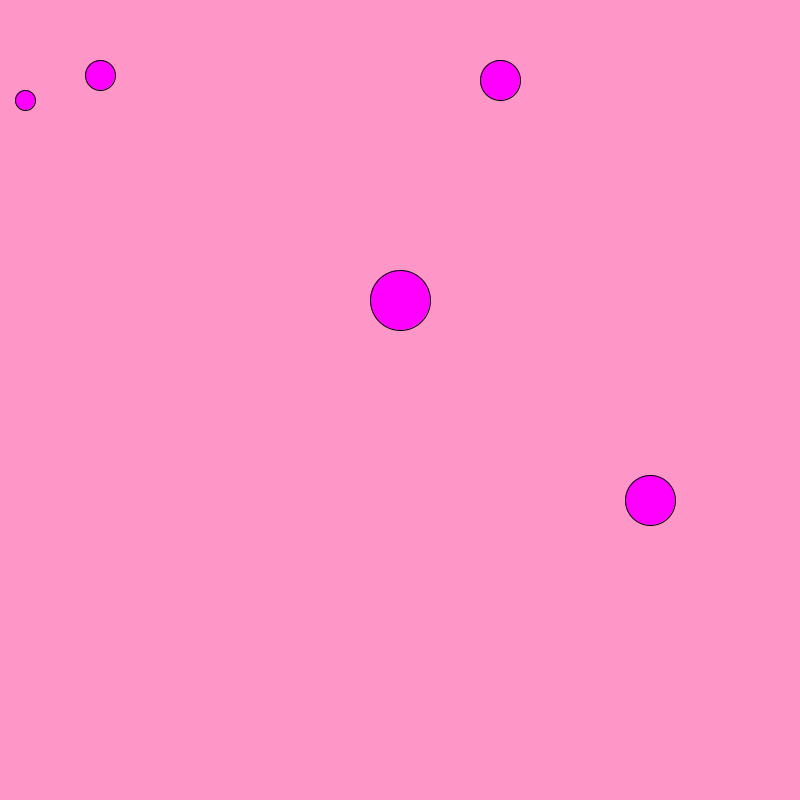
Frame 1 (no input)
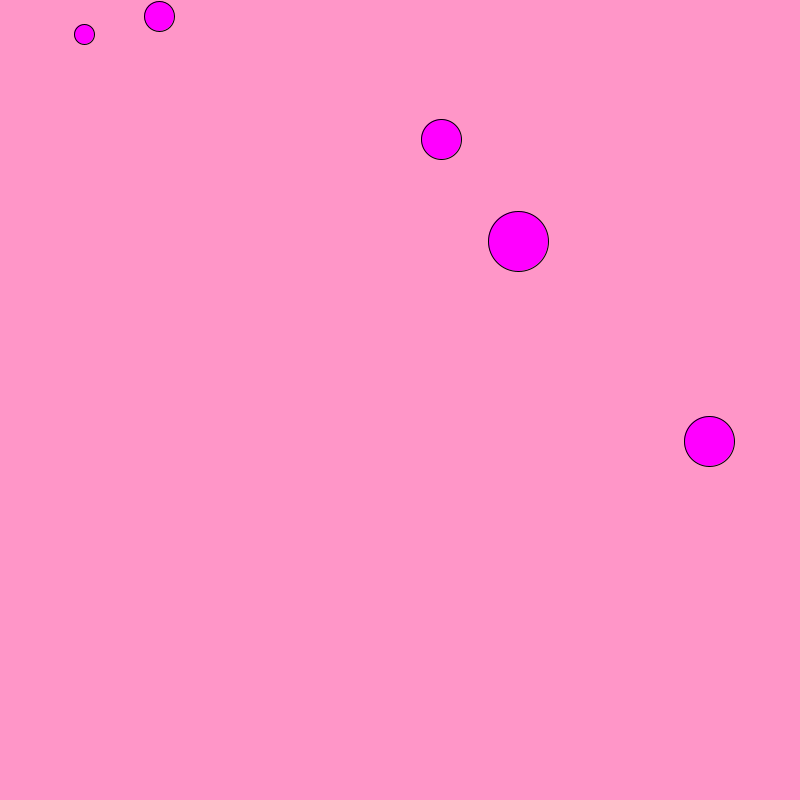
Frame 60 (the mouse pressed at the canvas centre just before this capture)
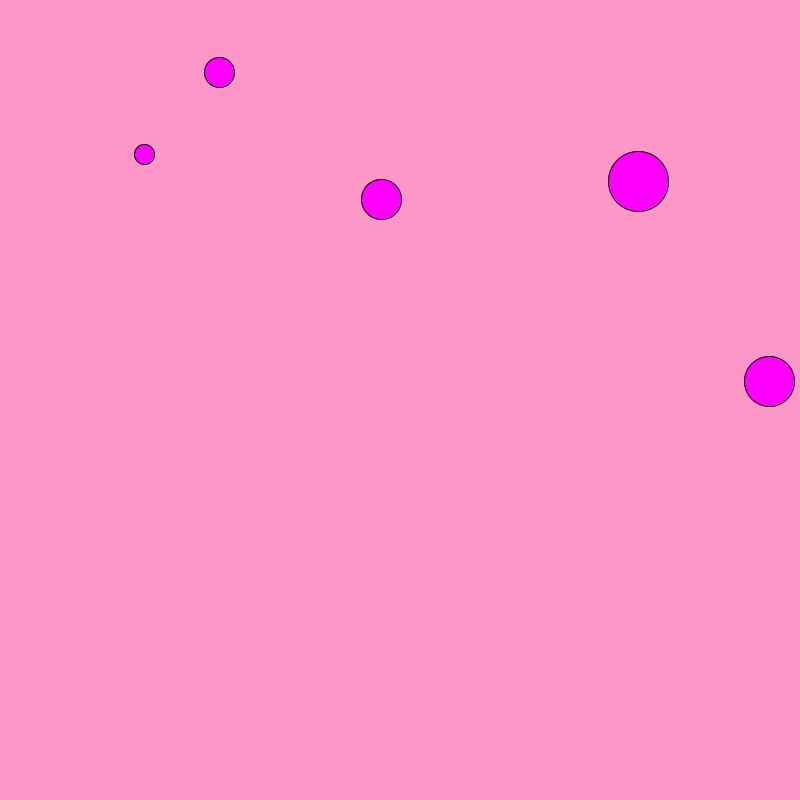
Frame 120 (the mouse held since frame 60 and released just before this capture)

The Processing sketch that drew these frames (run headless with seeded random() and noise(); from frame 60 on, the mouse is pressed at the canvas centre):

// Processing sketch: multiple_bouncing_balls
// ── multiple_bouncing_balls.pde
int[]x={ 25,100,500,650,400};
int[]y={100,75,80,500,300};
float[] sz={20,30,40,50,60};
int [] xspeed={ 1,1,-1,1,2};
int[] yspeed={-2,-1,1,-1,-1};

void setup(){
  size(800,800);
}
void draw(){
  background(255,150, 200);
 for(int i=0; i < x.length; i++){
   fill(255,0,255);
  ellipse(x[i],y[i],sz[i],sz[i]);
  x[i]+=xspeed[i];
  y[i]+= yspeed[i];
  if(x[i] +sz[i]/2 >width || x[i] -sz[i]/2 < 0){
    xspeed[i]*= -1;
  }
  if(y[i]+ sz[i]/2 > height || y[i] -sz[i]/2< 0){
    yspeed[i]*= -1;
  }
 } 
}
